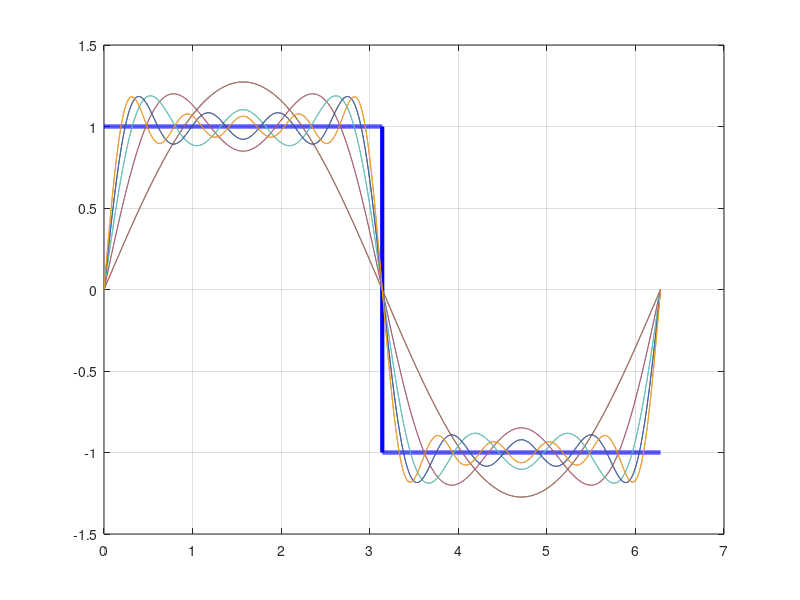

The MATLAB script that drew this image:
clear all
clc

% x(t)
t = 0:0.001:2*pi; % vector de tiempo
xt = (t>=0)+(t>=pi).*-2;
plot(t,xt,'b','LineWidth',3)
hold on
grid on

% Series de Fourier
k = 10
s = 0;
for n = 1:k
	p = (2/(n*pi))*(1-(-1)^n).*sin(n*t);
	s = s + p;
	plot(t,s)
	pause(1)
end
